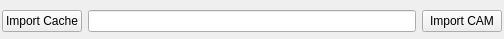
<?xml version="1.0" encoding="UTF-8"?>
<ui version="4.0">
 <class>Form</class>
 <widget class="QWidget" name="Form">
  <property name="geometry">
   <rect>
    <x>0</x>
    <y>0</y>
    <width>504</width>
    <height>39</height>
   </rect>
  </property>
  <property name="windowTitle">
   <string>CacheImport</string>
  </property>
  <widget class="QWidget" name="">
   <property name="geometry">
    <rect>
     <x>2</x>
     <y>8</y>
     <width>500</width>
     <height>26</height>
    </rect>
   </property>
   <layout class="QHBoxLayout" name="horizontalLayout">
    <item>
     <widget class="QPushButton" name="icBtn">
      <property name="text">
       <string>Import Cache</string>
      </property>
     </widget>
    </item>
    <item>
     <widget class="QLineEdit" name="inGeo"/>
    </item>
    <item>
     <widget class="QPushButton" name="camBtn">
      <property name="text">
       <string>Import CAM</string>
      </property>
     </widget>
    </item>
   </layout>
  </widget>
 </widget>
 <resources/>
 <connections/>
</ui>
